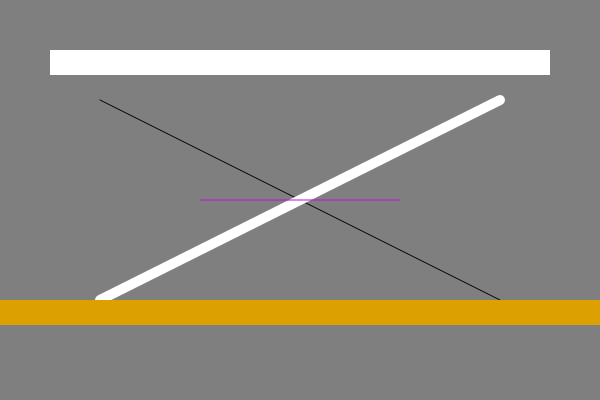
Frame 1 (no input)
Frame 60 (no input): identical to frame 1, image omitted
Frame 120 (the mouse pressed at the canvas centre since frame 60): identical to frame 1, image omitted

The p5.js sketch that drew this single still picture (run headless with seeded random() and noise() and a simulated clock; from frame 60 on, the mouse is pressed at the canvas centre):

// p5.js sketch
// ── sketch.js
function setup() {
  createCanvas(600, 400);
  background(127);
  line(100, 100, 500, 300); // startX, startY, endX, endY

  stroke(255);
  strokeWeight(10);
  line(100, 300, 500, 100);

  stroke(200, 10, 220);
  strokeWeight(1);
  line(200, 200, 400, 200);

  noStroke();
  rect(50, 50, 500, 25);
  
  fill(220, 160, 0);
  rect(0, 300, width, 25);
  
}

function draw() {

}
